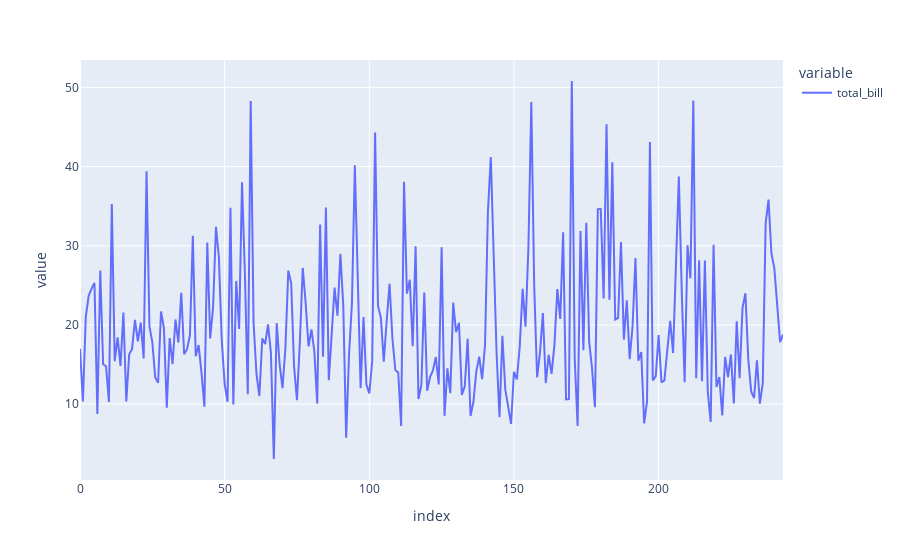

Notebook code cell kept with this figure:
### Code cell
#line graph plotly
px.line(tips["total_bill"])

### Figure 1 — Plotly figure (JSON) as saved in the notebook; plotly's stock layout.template omitted (floating-point values rounded to 4 significant figures; data arrays with more than 128 entries replaced by an {"elided": "..."} marker saying what was removed)
{"data": [{"hovertemplate": "variable=total_bill<br>index=%{x}<br>value=%{y}<extra></extra>", "legendgroup": "total_bill", "line": {"color": "#636efa", "dash": "solid"}, "marker": {"symbol": "circle"}, "mode": "lines", "name": "total_bill", "orientation": "v", "showlegend": true, "type": "scatter", "x": {"elided": "244 int values"}, "xaxis": "x", "y": {"elided": "244 float values"}, "yaxis": "y"}], "layout": {"legend": {"title": {"text": "variable"}, "tracegroupgap": 0}, "margin": {"t": 60}, "xaxis": {"anchor": "y", "domain": [0, 1], "title": {"text": "index"}}, "yaxis": {"anchor": "x", "domain": [0, 1], "title": {"text": "value"}}}}
